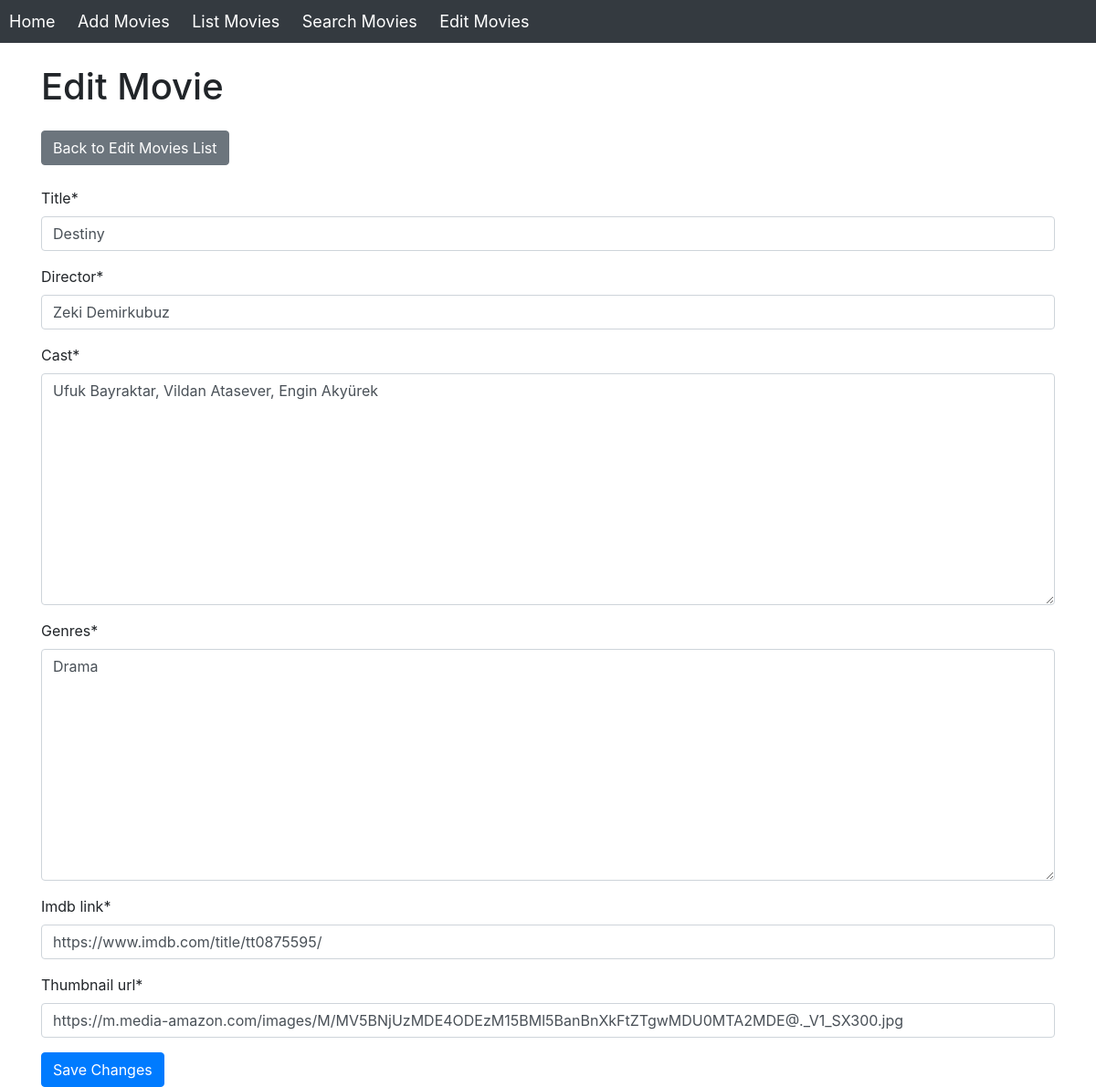
The page /movies/34/edit/ on the database its author committed.
### movies/models.py (models this page shows, shortened)
class Movie(models.Model):
    title = models.CharField(max_length=255)
    director = models.CharField(max_length=255)
    cast = models.TextField()
    genres = models.TextField()
    imdb_link = models.URLField()
    thumbnail_url = models.URLField()

### movies/views.py (the view)
# urls.py: path('<int:pk>/edit/', views.movie_edit, name='movie_edit'),
def movie_edit(request, pk):
    movie = get_object_or_404(Movie, pk=pk)
    if request.method == 'POST':
        form = MovieForm(request.POST, instance=movie)
        if form.is_valid():
            movie_title = form.cleaned_data['title']
            movie_data = fetch_movie_data(movie_title)
            if movie_data.get('Response') == 'True':
                form.instance.thumbnail_url = movie_data.get('Poster')
                form.instance.imdb_link = f"https://www.imdb.com/title/{movie_data.get('imdbID')}/"
            form.save()
            return redirect('edit_movie_list')
    else:
        form = MovieForm(instance=movie)
    return render(request, 'movies/movie_edit.html', {'form': form, 'movie': movie})

### movies/forms.py
class MovieForm(forms.ModelForm):
    class Meta:
        model = Movie
        fields = '__all__'

### movies/templates/movies/movie_edit.html (shortened to what this page needs)
{% extends 'movies/base.html' %}
{% load crispy_forms_tags %}
{% block content %}
  <div class="container mt-4">
    <h1 class="mb-4">Edit Movie</h1>
    <a href="{% url 'edit_movie_list' %}" class="btn btn-secondary mb-4">Back to Edit Movies List</a>
    <form method="post" enctype="multipart/form-data">
      {{ form|crispy }}
      <button type="submit" class="btn btn-primary">Save Changes</button>
    </form>
  </div>
{% endblock %}

### movies/static/movies/css/base_styles.css (style rules this page uses)
body { background-color: #f8f9fa; color: #343a40; }

### rows shown on the page
Movie: title "Destiny", director "Zeki Demirkubuz", cast "Ufuk Bayraktar, Vildan Atasever, Engin Akyürek", genres "Drama", imdb_link "https://www.imdb.com/title/tt0875595/", thumbnail_url "https://m.media-amazon.com/images/M/MV5BNjUzMDE4ODEzM15BMl5BanBnXkFtZTgwMDU0MTA2MDE@._V1_SX300.jpg"
